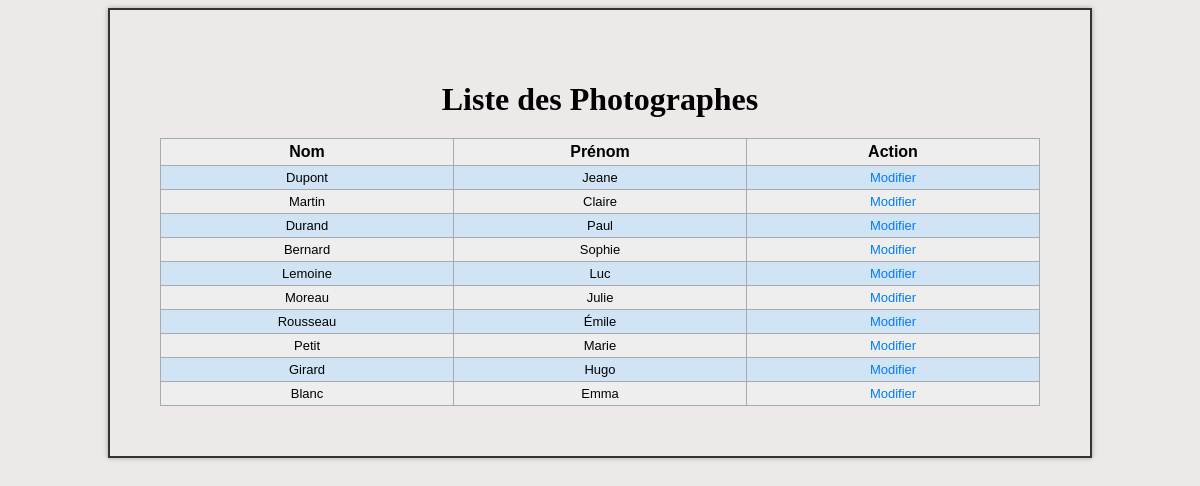
The app's page /photographe.php with its own data.
### tables this page shows
CREATE TABLE IF NOT EXISTS `photographe` (
  `idphotographe` int NOT NULL AUTO_INCREMENT,
  `nomphotographe` varchar(50) NOT NULL,
  `prenomphotographe` varchar(50) DEFAULT NULL,
  `password` varchar(255) DEFAULT NULL,
  PRIMARY KEY (`idphotographe`)
);

### photographe.php (the view, shortened to what this page needs)
<?php
    $connexion = connexionPDO();
    $requete   = "SELECT idphotographe, nomphotographe, prenomphotographe FROM photographe WHERE idphotographe != 0";
    $stmt      = $connexion->prepare($requete);
    $stmt->execute();
    $lesphotographes = $stmt->fetchAll(PDO::FETCH_OBJ);
?>
<!DOCTYPE html>
<html lang="fr">
<head>
    <link rel="stylesheet" href="config/global.css">
</head>
<body>
    <fieldset class='accueil photo'>
        <h1>Liste des Photographes</h1>
        <table border="1" class="ArticleTable">
            <tr>
                <th>Nom</th>
                <th>Prénom</th>
                <th>Action</th>
            </tr>
            <?php foreach ($lesphotographes as $photographe): ?>
                <tr>
                    <td><?php echo htmlspecialchars($photographe->nomphotographe); ?></td>
                    <td><?php echo htmlspecialchars($photographe->prenomphotographe); ?></td>
                    <td><a href="index.php?page=photographe&id=<?php echo $photographe->idphotographe; ?>">Modifier</a></td>
                </tr>
            <?php endforeach; ?>
        </table>
    </fieldset>
</body>
</html>

### config/global.css (style rules this page uses)
:root { --first-hue: 234; --sat: 100%; --lig: 66%; --second-hue: 218; }
body { display: flex; flex-direction: column; min-height: 100vh; }
.accueil { display: flex; flex-wrap: wrap; background-color: #eee9e9; text-align: center; margin-left: 100px; margin-right: 100px; padding: 50px; box-shadow: 0 2px 5px rgba(0, 0, 0, 0.3); border-right: #333 5px solid; border-left: #333 5px solid; }
table { width: 100%; table-layout: fixed; transition: all 0.3s; border-collapse: collapse; }
td { overflow: visible; white-space: normal; word-wrap: break-word; }
.photo { border: 2px solid #333; box-shadow: 0 0 5px rgba(0, 0, 0, 0.3); }
body { background-color: #eee9e9; }
table.ArticleTable { font-family: Arial, Helvetica, sans-serif; border: 1px solid #1C6EA4; background-color: #EEEEEE; width: 100%; text-align: center; border-collapse: collapse; }
table.ArticleTable td, table.ArticleTable th { border: 1px solid #AAAAAA; padding: 4px 0px; }
table.ArticleTable tbody td { font-size: 13px; }
table.ArticleTable tr:nth-child(even) { background: #D0E4F5; }
.accueil { display: flex; justify-content: center; align-items: center; }
.accueil h1 { margin-bottom: 20px; }
.accueil a { color: #007bff; text-decoration: none; }

### records on screen
photographe: nomphotographe "Dupont", prenomphotographe "Jeane"
photographe: nomphotographe "Martin", prenomphotographe "Claire"
photographe: nomphotographe "Durand", prenomphotographe "Paul"
photographe: nomphotographe "Bernard", prenomphotographe "Sophie"
photographe: nomphotographe "Lemoine", prenomphotographe "Luc"
photographe: nomphotographe "Moreau", prenomphotographe "Julie"
photographe: nomphotographe "Rousseau", prenomphotographe "Émile"
photographe: nomphotographe "Petit", prenomphotographe "Marie"
photographe: nomphotographe "Girard", prenomphotographe "Hugo"
photographe: nomphotographe "Blanc", prenomphotographe "Emma"
